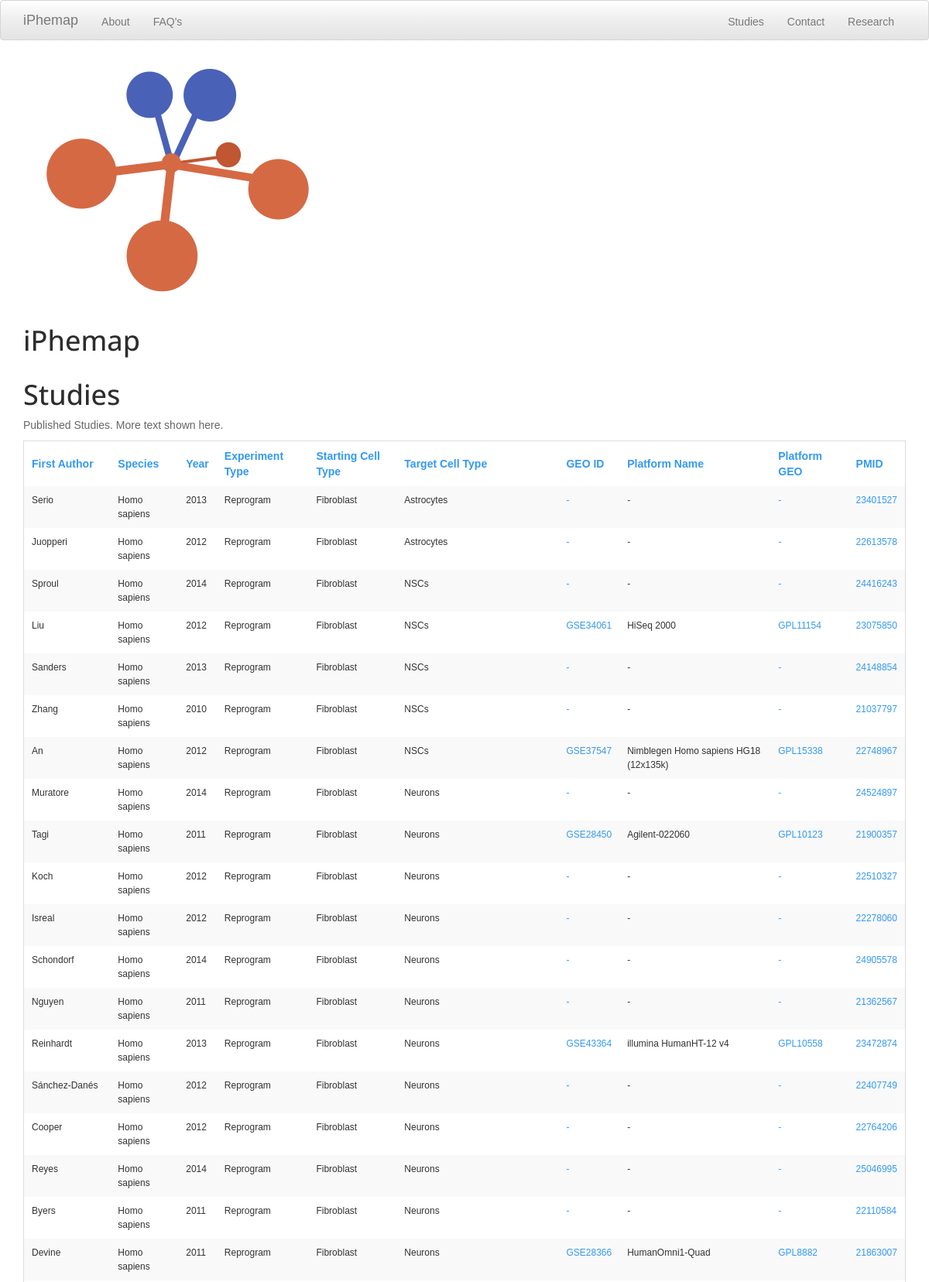
/studies?sort=target_cell_type (upper part), run on the app's committed database.
### ipscdb/models.py (models this page shows, shortened)
class Study(models.Model):
	first_author 		= models.CharField(max_length=1000)
	species 			= models.CharField(max_length=1000)
	year 				= models.IntegerField(default=0)
	experiment_type 	= models.CharField(max_length=1000)
	starting_cell_type 	= models.CharField(max_length=1000)
	target_cell_type 	= models.CharField(max_length=1000)
	geoid 				= models.CharField(max_length=1000)
	platform_name 		= models.CharField(max_length=1000)
	platform_geo_id 	= models.CharField(max_length=1000)
	pmid 				= models.IntegerField(default=0)
	geoid_link 			= models.CharField(max_length=2000, default='')
	platform_geoid_link = models.CharField(max_length=2000, default='')
	class Meta:
		ordering = ('year',)

### ipscdb/views.py (the view)
# urls.py: url(r'^studies$', views.studies),
def studies(request):
    pmid = request.GET.get('pmid', 0)
    sort_mode = request.GET.get('sort', '')
    studies = Study.objects.all()
    if sort_mode:
        try:
            studies = studies.order_by(sort_mode)
        except: pass
    return render_to_response('ipscdb/studies.html', {
        'studies' : studies,
        'selected_pmid' : int(pmid)
        }, context_instance=RequestContext(request))

### ipscdb/templates/ipscdb/studies.html
{% extends "ipscdb/default.html" %}
{% block content %}
<h1>Studies</h1>
<p>Published Studies. More text shown here.</p>
<div>
  <table class="responsive">
    <tr>
      <th><a href="studies?sort=first_author">First Author</a></th>
      <th><a href="studies?sort=species">Species</a></th>
      <th><a href="studies?sort=year">Year</a></th>
      <th><a href="studies?sort=experiment_type">Experiment Type</a></th>
      <th><a href="studies?sort=starting_cell_type">Starting Cell Type</a></th>
      <th><a href="studies?sort=target_cell_type">Target Cell Type</a></th>
      <th><a href="studies?sort=geoid">GEO ID</a></th>
      <th><a href="studies?sort=platform_name">Platform Name</a></th>
      <th><a href="studies?sort=platform_geo_id">Platform GEO</a></th>
      <th><a href="studies?sort=pmid">PMID</a></th>
    </tr>
    {% for study in studies %}
    {% if study.pmid == selected_pmid %}
    <tr style="border: 3px solid #000;" id="{{ study.pmid }}">
    {% else %}
    <tr id="{{ study.pmid }}">
    {% endif %}
      <td>{{ study.first_author }}</td>
      <td>{{ study.species }}</td>
      <td>{{ study.year }}</td>
      <td>{{ study.experiment_type }}</td>
      <td>{{ study.starting_cell_type }}</td>
      <td>{{ study.target_cell_type }}</td>
      <td><a href="{{ study.geoid_link }}">{{ study.geoid }}</a></td>
      <td>{{ study.platform_name }}</td>
      <td><a href="{{ study.platform_geoid_link }}">{{ study.platform_geo_id }}</a></td>
      <td><a href="http://www.ncbi.nlm.nih.gov/pubmed/?term={{ study.pmid }}">{{ study.pmid }}</a></td>
    </tr>
    {% endfor %}
  </table>
</div>
{% endblock %}

### ipscdb/static/css/main.css (style rules this page uses)
body { background: #fff; font-family: Arial; }

### ipscdb/static/css/responsive-tables.css (style rules this page uses)
table th { font-weight: bold; }
table td,table th { padding: 9px 10px; text-align: left; }
table { border-collapse: collapse; border-spacing: 0; }
table { background: #fff; -moz-border-radius: 3px; -webkit-border-radius: 3px; border-radius: 3px; margin: 0 0 18px; border: 1px solid #ddd; }
table thead tr th,table tfoot tr th,table tbody tr td,table tr td,table tfoot tr td { font-size: 12px; line-height: 18px; text-align: left; }
table tbody tr:nth-child(even) { background: #f9f9f9; }
table tbody tr td { color: #333; padding: 9px 10px; vertical-align: top; border: none; }

### data on the page
Study: first_author "Serio", species "Homo sapiens", year "2013", experiment_type "Reprogram", starting_cell_type "Fibroblast", target_cell_type "Astrocytes", geoid "-", platform_name "-", platform_geo_id "-", pmid "23401527"
Study: first_author "Juopperi", species "Homo sapiens", year "2012", experiment_type "Reprogram", starting_cell_type "Fibroblast", target_cell_type "Astrocytes", geoid "-", platform_name "-", platform_geo_id "-", pmid "22613578"
Study: first_author "Sproul", species "Homo sapiens", year "2014", experiment_type "Reprogram", starting_cell_type "Fibroblast", target_cell_type "NSCs", geoid "-", platform_name "-", platform_geo_id "-", pmid "24416243"
Study: first_author "Liu", species "Homo sapiens", year "2012", experiment_type "Reprogram", starting_cell_type "Fibroblast", target_cell_type "NSCs", geoid "GSE34061", platform_name "HiSeq 2000", platform_geo_id "GPL11154", pmid "23075850"
Study: first_author "Sanders", species "Homo sapiens", year "2013", experiment_type "Reprogram", starting_cell_type "Fibroblast", target_cell_type "NSCs", geoid "-", platform_name "-", platform_geo_id "-", pmid "24148854"
Study: first_author "Zhang", species "Homo sapiens", year "2010", experiment_type "Reprogram", starting_cell_type "Fibroblast", target_cell_type "NSCs", geoid "-", platform_name "-", platform_geo_id "-", pmid "21037797"
Study: first_author "An", species "Homo sapiens", year "2012", experiment_type "Reprogram", starting_cell_type "Fibroblast", target_cell_type "NSCs", geoid "GSE37547", platform_name "Nimblegen Homo sapiens HG18 (12x135k)", platform_geo_id "GPL15338", pmid "22748967"
Study: first_author "Muratore", species "Homo sapiens", year "2014", experiment_type "Reprogram", starting_cell_type "Fibroblast", target_cell_type "Neurons", geoid "-", platform_name "-", platform_geo_id "-", pmid "24524897"
Study: first_author "Tagi", species "Homo sapiens", year "2011", experiment_type "Reprogram", starting_cell_type "Fibroblast", target_cell_type "Neurons", geoid "GSE28450", platform_name "Agilent-022060", platform_geo_id "GPL10123", pmid "21900357"
Study: first_author "Koch", species "Homo sapiens", year "2012", experiment_type "Reprogram", starting_cell_type "Fibroblast", target_cell_type "Neurons", geoid "-", platform_name "-", platform_geo_id "-", pmid "22510327"
Study: first_author "Isreal", species "Homo sapiens", year "2012", experiment_type "Reprogram", starting_cell_type "Fibroblast", target_cell_type "Neurons", geoid "-", platform_name "-", platform_geo_id "-", pmid "22278060"
Study: first_author "Schondorf", species "Homo sapiens", year "2014", experiment_type "Reprogram", starting_cell_type "Fibroblast", target_cell_type "Neurons", geoid "-", platform_name "-", platform_geo_id "-", pmid "24905578"
Study: first_author "Nguyen", species "Homo sapiens", year "2011", experiment_type "Reprogram", starting_cell_type "Fibroblast", target_cell_type "Neurons", geoid "-", platform_name "-", platform_geo_id "-", pmid "21362567"
Study: first_author "Reinhardt", species "Homo sapiens", year "2013", experiment_type "Reprogram", starting_cell_type "Fibroblast", target_cell_type "Neurons", geoid "GSE43364", platform_name "illumina HumanHT-12 v4", platform_geo_id "GPL10558", pmid "23472874"
Study: first_author "Sánchez-Danés", species "Homo sapiens", year "2012", experiment_type "Reprogram", starting_cell_type "Fibroblast", target_cell_type "Neurons", geoid "-", platform_name "-", platform_geo_id "-", pmid "22407749"
Study: first_author "Cooper", species "Homo sapiens", year "2012", experiment_type "Reprogram", starting_cell_type "Fibroblast", target_cell_type "Neurons", geoid "-", platform_name "-", platform_geo_id "-", pmid "22764206"
Study: first_author "Reyes", species "Homo sapiens", year "2014", experiment_type "Reprogram", starting_cell_type "Fibroblast", target_cell_type "Neurons", geoid "-", platform_name "-", platform_geo_id "-", pmid "25046995"
Study: first_author "Byers", species "Homo sapiens", year "2011", experiment_type "Reprogram", starting_cell_type "Fibroblast", target_cell_type "Neurons", geoid "-", platform_name "-", platform_geo_id "-", pmid "22110584"
Study: first_author "Devine", species "Homo sapiens", year "2011", experiment_type "Reprogram", starting_cell_type "Fibroblast", target_cell_type "Neurons", geoid "GSE28366", platform_name "HumanOmni1-Quad", platform_geo_id "GPL8882", pmid "21863007"
